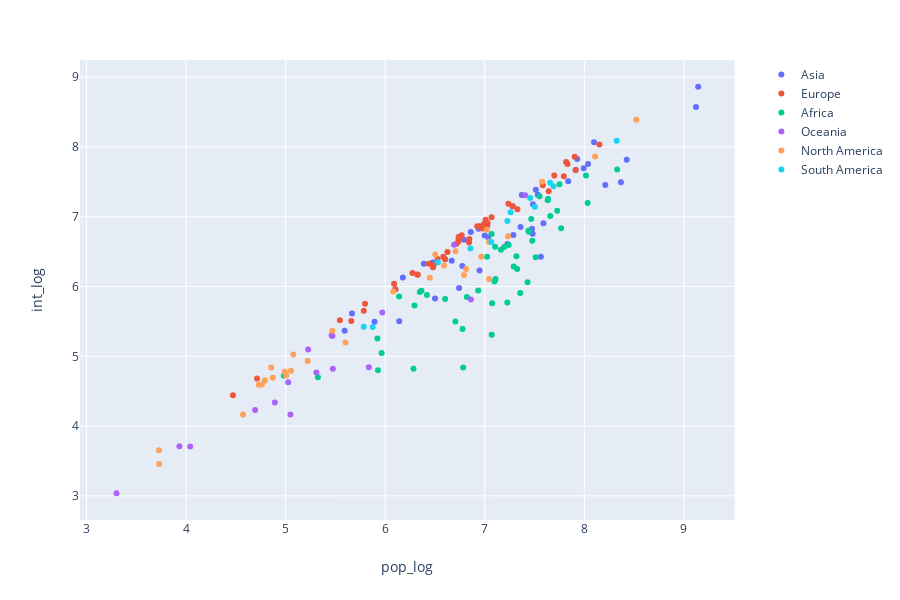

Notebook code cell kept with this figure:
### Code cell
#Relationship between internet users and population size

fig = px.scatter(final_df,
                 x ="pop_log",
                 y ="int_log",
                 color ="continent_name",
                 hover_name = "country"
                )
for trace in fig.data:
    trace.name = trace.name.split('=')[1]
fig.show()

### Figure 1 — Plotly figure (JSON) as saved in the notebook; plotly's stock layout.template omitted (floating-point values rounded to 4 significant figures)
{"data": [{"hoverlabel": {"namelength": 0}, "hovertemplate": "<b>%{hovertext}</b><br><br>continent_name=Asia<br>pop_log=%{x}<br>int_log=%{y}", "hovertext": ["Afghanistan", "Azerbaijan", "Bahrain", "Bangladesh", "Armenia", "Bhutan", "Brunei", "Cambodia", "Sri Lanka", "China", "Taiwan", "Cyprus", "Georgia", "Hong Kong", "India", "Indonesia", "Iran", "Iraq", "Israel", "Japan", "Kazakhstan", "Jordan", "Kuwait", "Kyrgyzstan", "Lebanon", "Malaysia", "Maldives", "Mongolia", "Oman", "Nepal", "Pakistan", "Philippines", "Timor-Leste", "Qatar", "Saudi Arabia", "Singapore", "Vietnam", "Syria", "Tajikistan", "Thailand", "United Arab Emirates", "Turkey", "Turkmenistan", "Uzbekistan", "Yemen"], "legendgroup": "continent_name=Asia", "marker": {"color": "#636efa", "symbol": "circle"}, "mode": "markers", "name": "Asia", "showlegend": true, "type": "scatter", "x": [7.564, 7.009, 6.178, 8.211, 6.48, 5.893, 5.667, 7.229, 7.36, 9.144, 7.373, 6.103, 6.602, 6.86, 9.123, 8.427, 7.929, 7.59, 6.938, 8.099, 7.281, 7.034, 6.476, 6.776, 6.738, 7.514, 5.593, 6.501, 6.669, 7.482, 8.368, 8.038, 6.141, 6.388, 7.534, 6.793, 7.994, 7.288, 6.948, 7.839, 7.0, 7.914, 6.743, 7.485, 7.475], "xaxis": "x", "y": [6.428, 6.888, 6.131, 7.455, 6.277, 5.496, 5.614, 6.611, 6.853, 8.864, 7.314, 5.961, 6.392, 6.783, 8.573, 7.816, 7.83, 6.908, 6.829, 8.067, 7.149, 6.708, 6.346, 6.296, 6.676, 7.387, 5.366, 5.829, 6.37, 6.757, 7.496, 7.756, 5.503, 6.328, 7.317, 6.671, 7.697, 6.739, 6.232, 7.511, 6.73, 7.671, 5.979, 7.181, 6.828], "yaxis": "y"}, {"hoverlabel": {"namelength": 0}, "hovertemplate": "<b>%{hovertext}</b><br><br>continent_name=Europe<br>pop_log=%{x}<br>int_log=%{y}", "hovertext": ["Albania", "Azerbaijan", "Austria", "Armenia", "Belgium", "Bosnia and Herzegovina", "Bulgaria", "Belarus", "Croatia", "Cyprus", "Czechia", "Denmark", "Estonia", "Faroe Islands", "Finland", "France", "Georgia", "Germany", "Gibraltar", "Greece", "Hungary", "Iceland", "Ireland", "Italy", "Kazakhstan", "Latvia", "Lithuania", "Luxembourg", "Malta", "Moldova", "Montenegro", "Netherlands", "Norway", "Poland", "Portugal", "Romania", "Russia", "Serbia", "Slovakia", "Slovenia", "Spain", "Sweden", "Switzerland", "Turkey", "Ukraine", "Macedonia", "United Kingdom"], "legendgroup": "continent_name=Europe", "marker": {"color": "#EF553B", "symbol": "circle"}, "mode": "markers", "name": "Europe", "showlegend": true, "type": "scatter", "x": [6.488, 7.009, 6.947, 6.48, 7.069, 6.584, 6.843, 6.977, 6.626, 6.103, 7.029, 6.769, 6.089, 4.713, 6.746, 7.832, 6.602, 7.904, 4.471, 7.026, 6.99, 5.545, 6.714, 7.795, 7.281, 6.274, 6.436, 5.798, 5.66, 6.527, 5.785, 7.238, 6.738, 7.583, 7.013, 7.328, 8.151, 6.846, 6.736, 6.323, 7.699, 7.009, 6.924, 7.914, 7.643, 6.328, 7.818], "xaxis": "x", "y": [6.305, 6.888, 6.866, 6.277, 6.994, 6.428, 6.631, 6.833, 6.496, 5.961, 6.911, 6.734, 6.041, 4.681, 6.683, 7.758, 6.392, 7.86, 4.442, 6.872, 6.894, 5.518, 6.61, 7.58, 7.149, 6.196, 6.327, 5.754, 5.506, 6.397, 5.654, 7.187, 6.71, 7.451, 6.882, 7.109, 8.037, 6.68, 6.642, 6.174, 7.592, 6.956, 6.864, 7.671, 7.366, 6.169, 7.786], "yaxis": "y"}, {"hoverlabel": {"namelength": 0}, "hovertemplate": "<b>%{hovertext}</b><br><br>continent_name=Africa<br>pop_log=%{x}<br>int_log=%{y}", "hovertext": ["Algeria", "Angola", "Botswana", "Burundi", "Cameroon", "Central African Republic", "Chad", "Comoros", "Benin", "Equatorial Guinea", "Ethiopia", "Eritrea", "Djibouti", "Gabon", "Ghana", "Guinea", "Cote d'Ivoire", "Kenya", "Lesotho", "Liberia", "Madagascar", "Malawi", "Mali", "Mauritania", "Mauritius", "Morocco", "Mozambique", "Namibia", "Niger", "Nigeria", "Guinea-Bissau", "Rwanda", "Sao Tome and Principe", "Senegal", "Seychelles", "Sierra Leone", "Somalia", "South Africa", "Zimbabwe", "South Sudan", "Western Sahara", "Sudan", "Togo", "Tunisia", "Uganda", "Egypt", "Tanzania", "Burkina Faso", "Zambia"], "legendgroup": "continent_name=Africa", "marker": {"color": "#00cc96", "symbol": "circle"}, "mode": "markers", "name": "Africa", "showlegend": true, "type": "scatter", "x": [7.633, 7.512, 6.365, 7.074, 7.443, 6.777, 7.227, 5.928, 7.109, 5.922, 8.034, 6.784, 5.965, 6.348, 7.467, 7.098, 7.439, 7.729, 6.294, 6.705, 7.431, 7.326, 7.291, 6.603, 6.14, 7.551, 7.479, 6.42, 7.357, 8.33, 6.285, 7.104, 5.325, 7.197, 4.982, 6.821, 7.07, 7.752, 7.163, 7.024, 5.814, 7.659, 6.935, 7.069, 7.636, 8.018, 7.768, 7.319, 7.241], "xaxis": "x", "y": [7.238, 6.419, 5.939, 5.759, 6.785, 5.391, 5.773, 4.8, 6.11, 5.257, 7.197, 4.839, 5.046, 5.922, 6.97, 6.074, 6.799, 7.085, 5.728, 5.498, 6.061, 6.252, 6.288, 5.821, 5.856, 7.293, 6.657, 5.879, 5.906, 7.679, 4.821, 6.571, 4.699, 6.565, 4.722, 5.85, 5.308, 7.467, 6.527, 6.428, null, 7.012, 5.943, 6.753, 7.259, 7.592, 6.834, 6.435, 6.597], "yaxis": "y"}, {"hoverlabel": {"namelength": 0}, "hovertemplate": "<b>%{hovertext}</b><br><br>continent_name=Oceania<br>pop_log=%{x}<br>int_log=%{y}", "hovertext": ["American Samoa", "Australia", "Solomon Islands", "Cook Islands", "Fiji", "French Polynesia", "Kiribati", "Guam", "Nauru", "New Caledonia", "Vanuatu", "New Zealand", "Niue", "Marshall Islands", "Papua New Guinea", "Tonga", "Samoa"], "legendgroup": "continent_name=Oceania", "marker": {"color": "#ab63fa", "symbol": "circle"}, "mode": "markers", "name": "Oceania", "showlegend": true, "type": "scatter", "x": [4.694, 7.406, 5.836, 3.933, 5.971, 5.47, 5.048, 5.227, 4.041, 5.462, 5.475, 6.692, 3.301, 4.892, 6.861, 5.026, 5.309], "xaxis": "x", "y": [4.23, 7.307, 4.844, 3.713, 5.629, 5.291, 4.166, 5.098, 3.708, 5.303, 4.824, 6.598, 3.037, 4.34, 5.814, 4.629, 4.767], "yaxis": "y"}, {"hoverlabel": {"namelength": 0}, "hovertemplate": "<b>%{hovertext}</b><br><br>continent_name=North America<br>pop_log=%{x}<br>int_log=%{y}", "hovertext": ["Antigua and Barbuda", "Barbados", "Bermuda", "Belize", "British Virgin Islands", "Canada", "Cayman Islands", "Costa Rica", "Cuba", "Dominica", "Dominican Republic", "El Salvador", "Greenland", "Grenada", "Guatemala", "Haiti", "Honduras", "Jamaica", "Mexico", "Montserrat", "Aruba", "Nicaragua", "Panama", "Puerto Rico", "Saint Kitts and Nevis", "Saint Lucia", "Saint Pierre and Miquelon", "Saint Vincent and the Grenadines", "Trinidad and Tobago", "Turks and Caicos Islands", "United States"], "legendgroup": "continent_name=North America", "marker": {"color": "#FFA15A", "symbol": "circle"}, "mode": "markers", "name": "North America", "showlegend": true, "type": "scatter", "x": [4.992, 5.469, 4.856, 5.602, 4.573, 7.576, 4.792, 6.707, 7.044, 4.871, 7.021, 6.812, 4.761, 5.053, 7.234, 7.044, 6.965, 6.448, 8.109, 3.73, 5.077, 6.793, 6.59, 6.504, 4.731, 5.221, 3.728, 5.006, 6.082, 4.748, 8.522], "xaxis": "x", "y": [4.778, 5.365, 4.84, 5.198, 4.164, 7.502, 4.656, 6.507, 6.637, 4.694, 6.813, 6.252, 4.597, 4.793, 6.719, 6.108, 6.426, 6.126, 7.865, 3.456, 5.027, 6.166, 6.301, 6.458, 4.591, 4.934, 3.653, 4.724, 5.927, null, 8.392], "yaxis": "y"}, {"hoverlabel": {"namelength": 0}, "hovertemplate": "<b>%{hovertext}</b><br><br>continent_name=South America<br>pop_log=%{x}<br>int_log=%{y}", "hovertext": ["Argentina", "Bolivia", "Brazil", "Chile", "Colombia", "Ecuador", "Guyana", "Paraguay", "Peru", "Suriname", "Uruguay", "Venezuela"], "legendgroup": "continent_name=South America", "marker": {"color": "#19d3f3", "symbol": "circle"}, "mode": "markers", "name": "South America", "showlegend": true, "type": "scatter", "x": [7.658, 7.066, 8.326, 7.26, 7.691, 7.228, 5.875, 6.857, 7.504, 5.785, 6.53, 7.457], "xaxis": "x", "y": [7.488, 6.639, 8.089, 7.066, 7.439, 6.939, 5.419, 6.547, 7.145, 5.425, 6.347, 7.268], "yaxis": "y"}], "layout": {"height": 600, "legend": {"tracegroupgap": 0}, "margin": {"t": 60}, "xaxis": {"anchor": "y", "domain": [0, 0.98], "title": {"text": "pop_log"}}, "yaxis": {"anchor": "x", "domain": [0, 1], "title": {"text": "int_log"}}}}
